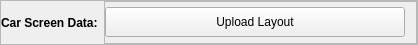
                              <widget class="QFrame" name="frame_17">
                               <property name="maximumSize">
                                <size>
                                 <width>16777215</width>
                                 <height>45</height>
                                </size>
                               </property>
                               <property name="frameShape">
                                <enum>QFrame::StyledPanel</enum>
                               </property>
                               <property name="frameShadow">
                                <enum>QFrame::Raised</enum>
                               </property>
                               <layout class="QHBoxLayout" name="horizontalLayout_15">
                                <property name="leftMargin">
                                 <number>0</number>
                                </property>
                                <property name="topMargin">
                                 <number>0</number>
                                </property>
                                <property name="rightMargin">
                                 <number>0</number>
                                </property>
                                <property name="bottomMargin">
                                 <number>0</number>
                                </property>
                                <item>
                                 <widget class="QLabel" name="lblCoachName_2">
                                  <property name="styleSheet">
                                   <string notr="true">font: 13pt &quot;Calibri&quot;;
font-weight:bold;</string>
                                  </property>
                                  <property name="text">
                                   <string>Car Screen Data:</string>
                                  </property>
                                  <property name="alignment">
                                   <set>Qt::AlignLeading|Qt::AlignLeft|Qt::AlignVCenter</set>
                                  </property>
                                 </widget>
                                </item>
                                <item>
                                 <widget class="QFrame" name="frameUploadButton">
                                  <property name="frameShape">
                                   <enum>QFrame::StyledPanel</enum>
                                  </property>
                                  <property name="frameShadow">
                                   <enum>QFrame::Raised</enum>
                                  </property>
                                  <layout class="QVBoxLayout" name="verticalLayout_37">
                                   <property name="leftMargin">
                                    <number>0</number>
                                   </property>
                                   <property name="topMargin">
                                    <number>0</number>
                                   </property>
                                   <property name="rightMargin">
                                    <number>11</number>
                                   </property>
                                   <property name="bottomMargin">
                                    <number>0</number>
                                   </property>
                                   <item alignment="Qt::AlignRight">
                                    <widget class="QPushButton" name="btnUploadLayout">
                                     <property name="minimumSize">
                                      <size>
                                       <width>300</width>
                                       <height>30</height>
                                      </size>
                                     </property>
                                     <property name="maximumSize">
                                      <size>
                                       <width>300</width>
                                       <height>16777215</height>
                                      </size>
                                     </property>
                                     <property name="text">
                                      <string>Upload Layout</string>
                                     </property>
                                    </widget>
                                   </item>
                                  </layout>
                                 </widget>
                                </item>
                               </layout>
                              </widget>
